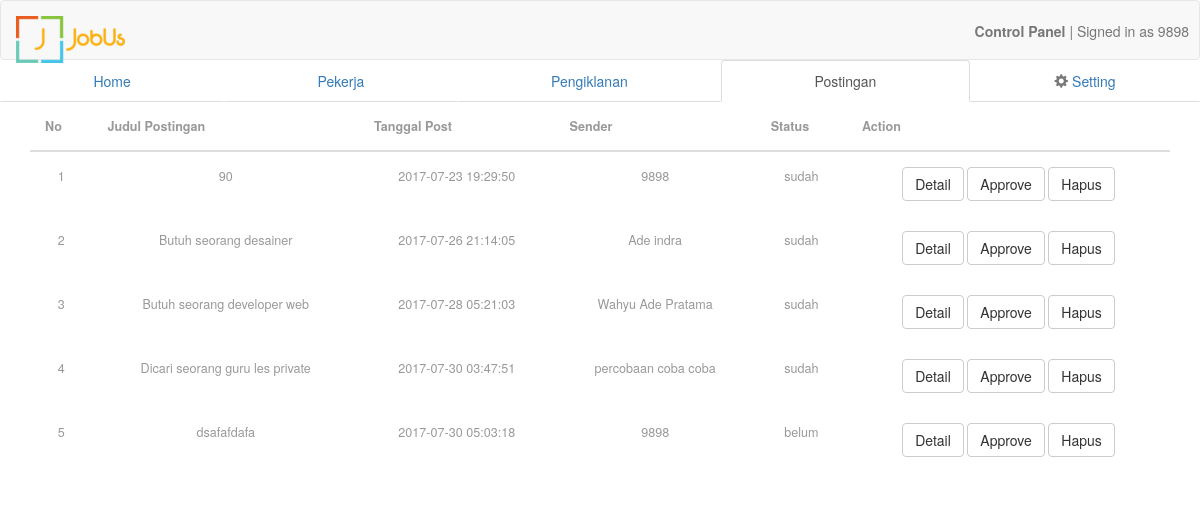
Page /admin/postingan.php (signed in) on the committed database.
### tables this page shows
CREATE TABLE IF NOT EXISTS `postingan` (
`id_postingan` int(11) NOT NULL,
  `id_pengiklan` int(11) NOT NULL,
  `judul` varchar(255) NOT NULL,
  `deskripsi` text NOT NULL,
  `kategori` varchar(1024) NOT NULL,
  `gaji` varchar(255) NOT NULL,
  `keterangan` text,
  `tipe` varchar(255) NOT NULL,
  `pamflet` varchar(255) DEFAULT NULL,
  `durasi` int(11) NOT NULL,
  `status` varchar(20) NOT NULL,
  `tanggal` timestamp NULL DEFAULT CURRENT_TIMESTAMP,
  `lat` float(10,6) DEFAULT NULL,
  `lang` float(10,6) DEFAULT NULL,
  `approved` char(5) NOT NULL,
  `tgl_approved` timestamp NULL DEFAULT NULL
);

CREATE TABLE IF NOT EXISTS `pengiklan` (
`id_pengiklan` int(11) NOT NULL,
  `username` varchar(20) NOT NULL,
  `email` varchar(255) NOT NULL,
  `no_hp` varchar(15) NOT NULL,
  `password` varchar(255) NOT NULL,
  `foto_profile` varchar(255) DEFAULT NULL,
  `nama` varchar(255) DEFAULT NULL,
  `deskripsi` varchar(255) DEFAULT NULL,
  `sosmed` varchar(255) DEFAULT NULL,
  `provinsi` varchar(20) DEFAULT NULL,
  `kota` varchar(20) DEFAULT NULL,
  `kecamatan` varchar(20) DEFAULT NULL,
  `alamat` varchar(255) DEFAULT NULL,
  `lokasi` int(11) DEFAULT NULL,
  `koin` int(11) DEFAULT '0',
  `tanggal` timestamp NOT NULL DEFAULT CURRENT_TIMESTAMP
);

### controller/class.postingan.php (called while the page is built, shortened)
<?php
class postingan
 {
	function get_all_rows($query, $param){
			try{
				global $pdo;
				$req = $pdo->prepare($query);
				if($param == ''){
					$req->execute();
				}else{
					$req->execute($param);
				}
				if($req->rowCount() > 0){
					$result = $req->fetchAll();
					return $result;
				}
			}catch(PDOException $e){
				echo "Error! gagal mengambil data: ".$e->getMessage();
			}
	}
	function select_all_postingan(){
		$query = "select * from postingan";
		return $this->get_all_rows($query, '');
	}
 }
 ?>

### controller/class.pengiklan.php (called while the page is built, shortened)
<?php
class pengiklan
 {
 	function get_data($query, $param){
			try{
				global $pdo;
				$req = $pdo->prepare($query);
				if($param == ''){
					$req->execute();
				}else{
					$req->execute($param);
				}
				$rows = $req->rowCount();
				$status = false;
				if($rows > 0){
					$status = true;
				}
				$data = $req->fetch(PDO::FETCH_NAMED);
				return array('status' => $status, 'rows' => $rows, 'data' => $data);
			}catch(PDOException $e){
				echo "Error! gagal mengambil data: ".$e->getMessage();
			}
	}
  	function get_profile_id($id){
		$query = "SELECT * FROM `pengiklan` WHERE `pengiklan`.`id_pengiklan` = ?";
		$param = array($id);
		return $this->get_data($query, $param);
	}
 }
 ?>

### admin/postingan.php (the view, shortened to what this page needs)
<!DOCTYPE html>
<?php session_start();
	include '../controller/koneksi.php';
	include '../controller/class.postingan.php';
	include '../controller/class.pengiklan.php';
	$postingan = new postingan();
	$pengiklan = new pengiklan();
	$data = $postingan->select_all_postingan();
?>
<html>
<head>
	<?php include '../view/source3.php'; ?>
</head>
<body>
 <?php include('../view/navbar.php'); ?>
	<ul class="nav nav-tabs nav-justified">
  		<li><a href="../admin/dashboard.php">Home</a></li>
  		<li><a href="../admin/pekerja.php">Pekerja</a></li>
  		<li><a href="../admin/pengiklan.php">Pengiklanan</a></li>
  		<li role="presentation" class="active"><a href="postingan.php">Postingan</a></li>
  		<li><a href="pengaturan.php"><span class="glyphicon glyphicon-cog" aria-hidden="true"></span> Setting</a></li>
	</ul>
	<div class="container">
		<table  class="table table-condensed table-responsive">
			<thead>
				<th>No </th>
				<th>Judul Postingan</th>
				<th>Tanggal Post</th>
				<th>Sender</th>
				<th>Status</th>
				<th>Action</th>
			</thead>
			<tbody>
			<?php
			if(count($data) > 0){
				$i = 1;
				foreach ($data as $rows ) {
					echo "
			<tr>
				<td>".$i."</td>
				<td>".$rows['judul']."</td>
				<td>".$rows['tanggal']."</td>
				<td>".$pengiklan->get_profile_id($rows['id_pengiklan'])['data']['nama']."</td>
				<td>".$rows['approved']."</td>
				<td>
					<form method='post'>
						<button type='button' class='btn btn-default' data-toggle='modal' data-target='#".$rows['id_postingan']."'>Detail</button>
						<button class='btn btn-default' name='approve' value='".$rows['id_postingan']."'>Approve</button>
						<button class='btn btn-default' name='delete' value='".$rows['id_postingan']."'>Hapus</button>
					</form>
				</td>
			</tr>
					";
					$i++;
				}
			} ?>
			</tbody>
		</table>
	</div>
</body>
</html>

### assets/css/style.css (style rules this page uses)
html, body { font-size: 100%; font-family: 'Open Sans', sans-serif; background:#ffffff; margin: 0; }
p,ul li,ol li { margin:0; font-size:14px; }
ul,label { margin:0; padding:0; }
input[type="submit"],input[type="reset"],a { -webkit-transition: 0.5s ease-in; -moz-transition: 0.5s ease-in; -ms-transition: 0.5s ease-in; -o-transition: 0.5s ease-in; transition:0.5s ease-in; }
.glyphicon { position: relative; top: 1px; display: inline-block; font-family: 'Glyphicons Halflings'; font-style: normal; font-weight: 400; line-height: 1; -webkit-font-smoothing: antialiased; -moz-osx-font-smoothing: grayscale; color: #777; }
.table > thead > tr > th, .table > tbody > tr > th, .table > tfoot > tr > th, .table > thead > tr > td, .table > tbody > tr > td, .table > tfoot > tr > td { border-top: none !important; }
.table td, .table>tbody>tr>td, .table>tbody>tr>th, .table>tfoot>tr>td, .table>tfoot>tr>th, .table>thead>tr>td, .table>thead>tr>th { padding: 15px!important; }
.table > thead > tr > th, .table > tbody > tr > th, .table > tfoot > tr > th, .table > thead > tr > td, .table > tbody > tr > td, .table > tfoot > tr > td { font-size: 0.9em; color: #999; border-top: none !important; }

### assets/css/cssme.css (style rules this page uses)
th { text-align: center; }
tbody { text-align: center; }
ul { list-style: none; }

### rows in the picture
postingan: judul "90", tanggal "2017-07-23 19:29:50", id_pengiklan.nama "9898", approved "sudah"
postingan: judul "Butuh seorang desainer", tanggal "2017-07-26 21:14:05", id_pengiklan.nama "Ade indra", approved "sudah"
postingan: judul "Butuh seorang developer web", tanggal "2017-07-28 05:21:03", id_pengiklan.nama "Wahyu Ade Pratama", approved "sudah"
postingan: judul "Dicari seorang guru les private", tanggal "2017-07-30 03:47:51", id_pengiklan.nama "percobaan coba coba", approved "sudah"
postingan: judul "dsafafdafa", tanggal "2017-07-30 05:03:18", id_pengiklan.nama "9898", approved "belum", $rows['id_postingan'] 18 (drawn)
